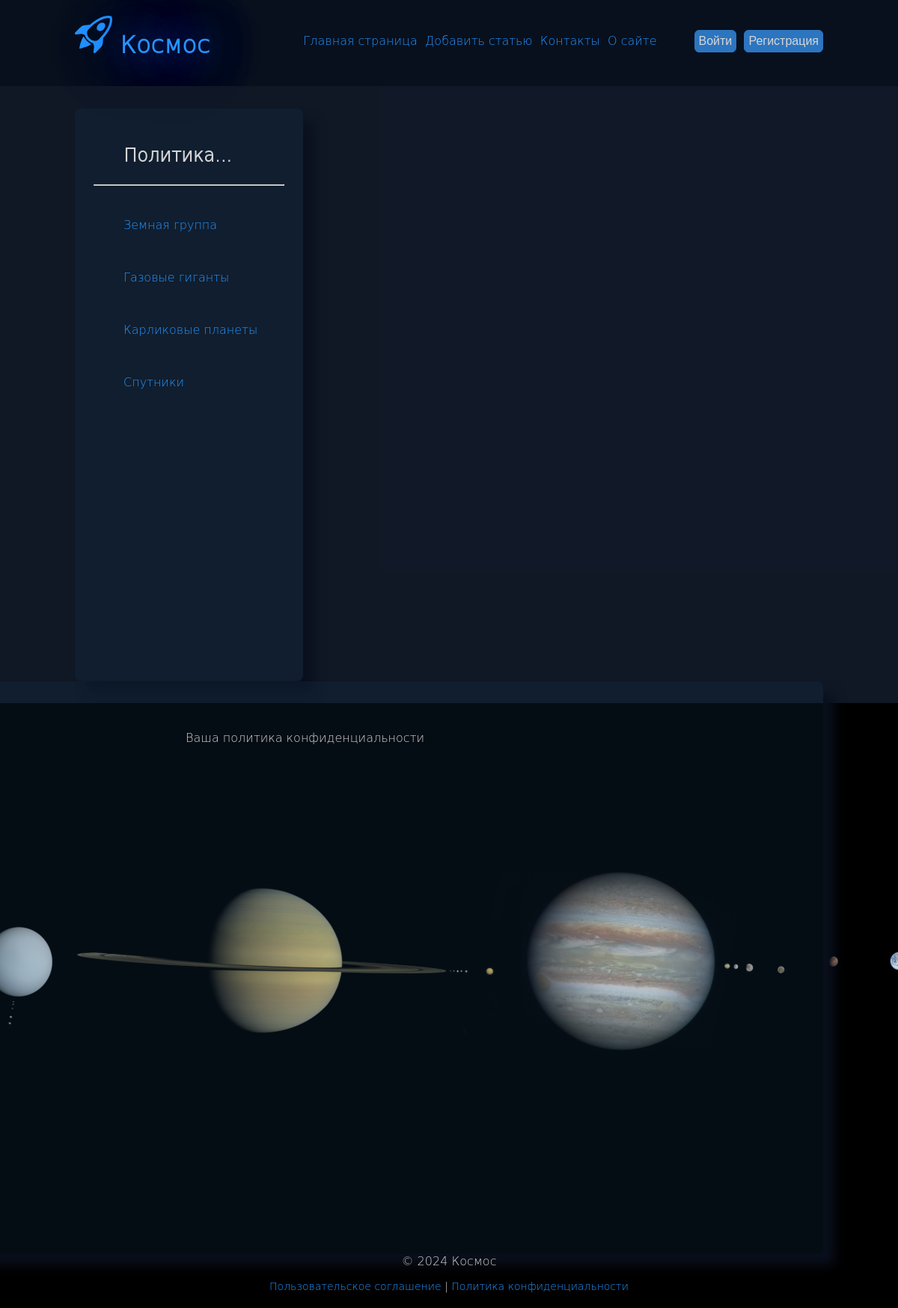
The app's page /privacy/ with its own data.
### basis/models.py (models this page shows, shortened)
class Category(models.Model):
    name = models.CharField(max_length=100, db_index=True, verbose_name="Категория")
    slug = models.SlugField(max_length=255, unique=True, db_index=True)
    class Meta:
        verbose_name = "категорию"
        verbose_name_plural = "Категории"
    def get_absolute_url(self):
        return reverse('category', kwargs={'category_slug': self.slug})

### basis/views.py (the view)
# urls.py: path('privacy/', views.PrivacyPage.as_view(), name='privacy'),
class PrivacyPage(TemplateView):
    template_name = 'basis/privacy.html'
    extra_context = {
        'title': 'Политика конфиденциальности',
        'main_title': 'Политика...',
    }

### basis/templatetags/basis_tags.py (called while the page is built)
@register.inclusion_tag('basis/categories.html')
def get_categories(category_selected=0):
    categories = Category.objects.all()
    return {'categories': categories, 'category_selected': category_selected}

### basis/views.py (called while the page is built)
def get_menu():
    menu = [{'main_title': 'Контакты', 'name': 'contact'}, {'main_title': 'О сайте', 'name': 'about'}]
    return menu

### users/context_processors.py (called while the page is built)
def get_menu_context(request):
    return {'menu': get_menu()}

### basis/templates/basis/privacy.html
{% extends 'base.html' %}
{% block content %}
<div align="center" id="post-block">
    <p>Ваша политика конфиденциальности</p>
</div>
{% endblock %}

### basis/templates/basis/categories.html
{% for c in categories %}
{% if c.id == category_selected %}
<br>
<ul><a class="selected">{{c.name}}</a></ul>
{% else %}
<br>
<ul><a href="{{c.get_absolute_url}}">{{c.name}}</a></ul>
{% endif %}
{% endfor %}

### basis/static/basis/css/styles.css (style rules this page uses)
html, body { height: 100%; margin: 0 auto; font-family: 'DejaVu Sans Light', 'Tahoma'; background: #192131; }
p { color: #D6D6D6; }
a { color: #2594ff; text-decoration: none; }

### records on screen
Category: name "Земная группа"
Category: name "Газовые гиганты"
Category: name "Карликовые планеты"
Category: name "Спутники"

### other values on screen
{{ m.main_title }} "Контакты" "О сайте"
{{ main_title|linebreaks }} "Политика..."
